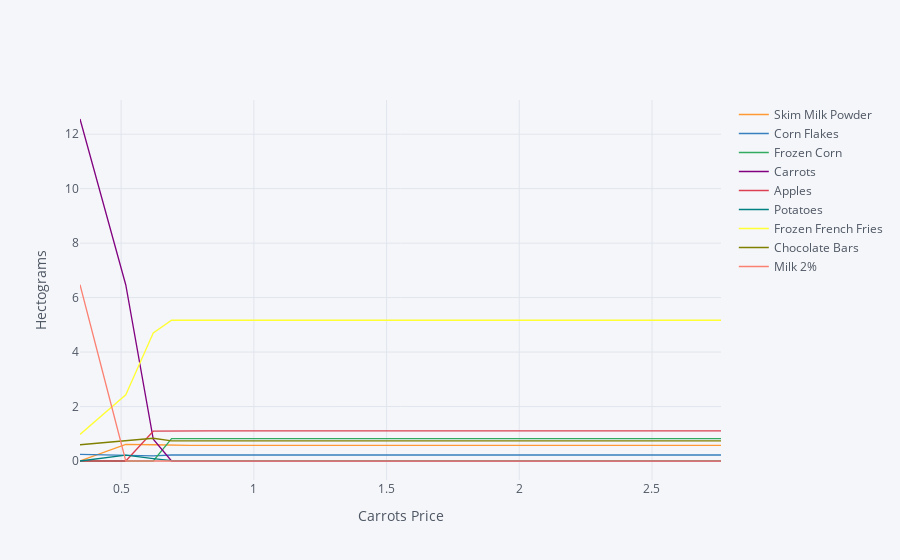

Here is the notebook cell this chart was saved with:
### Markdown cell above
The code below creates a graph which changes prices just for *one* food,
  and traces out the effects of this change on all the foods consumed.

### Code cell
import cufflinks as cf
cf.go_offline()

ReferenceGood = 'Carrots'

scale = [0.5,0.75,0.9,1.,1.1,1.2,1.3,1.4,1.5,2,4]

cost0 = solve_subsistence_problem(FoodNutrients,Prices,diet_min[group],diet_max[group],tol=tol).fun

my_p = Prices.copy()

diet = {}
for s in scale:

    my_p[ReferenceGood] = Prices[ReferenceGood]*s
    result = solve_subsistence_problem(FoodNutrients,my_p,diet_min[group],diet_max[group],tol=tol)
    diet[my_p[ReferenceGood]] = result.diet

Diet_response = pd.DataFrame(diet).T
Diet_response.index.name = '%s Price' % ReferenceGood

Diet_response.reset_index(inplace=True)

# Get rid of units for index (cufflinks chokes)
Diet_response['%s Price' % ReferenceGood] = Diet_response['%s Price' % ReferenceGood].apply(lambda x: x.magnitude)

Diet_response = Diet_response.set_index('%s Price' % ReferenceGood)

# Just look at goods consumed in quantities greater than error tolerance
Diet_response.loc[:,(Diet_response>tol).sum()>0].iplot(xTitle='%s Price' % ReferenceGood,yTitle='Hectograms')

### Figure 1 — Plotly figure (JSON) as saved in the notebook; plotly's stock layout.template omitted (floating-point values rounded to 4 significant figures)
{"data": [{"line": {"color": "rgba(255, 153, 51, 1.0)", "dash": "solid", "shape": "linear", "width": 1.3}, "mode": "lines", "name": "Skim Milk Powder ", "text": "", "type": "scatter", "x": [0.345, 0.5175, 0.621, 0.69, 0.759, 0.828, 0.897, 0.966, 1.035, 1.38, 2.76], "y": [0, 0.6087, 0.5958, 0.5722, 0.5722, 0.5722, 0.5722, 0.5722, 0.5722, 0.5722, 0.5722]}, {"line": {"color": "rgba(55, 128, 191, 1.0)", "dash": "solid", "shape": "linear", "width": 1.3}, "mode": "lines", "name": "Corn Flakes", "text": "", "type": "scatter", "x": [0.345, 0.5175, 0.621, 0.69, 0.759, 0.828, 0.897, 0.966, 1.035, 1.38, 2.76], "y": [0.2397, 0.1981, 0.1917, 0.2198, 0.2198, 0.2198, 0.2198, 0.2198, 0.2198, 0.2198, 0.2198]}, {"line": {"color": "rgba(50, 171, 96, 1.0)", "dash": "solid", "shape": "linear", "width": 1.3}, "mode": "lines", "name": "Frozen Corn", "text": "", "type": "scatter", "x": [0.345, 0.5175, 0.621, 0.69, 0.759, 0.828, 0.897, 0.966, 1.035, 1.38, 2.76], "y": [0, 0, 0, 0.8249, 0.8249, 0.8249, 0.8249, 0.8249, 0.8249, 0.8249, 0.8249]}, {"line": {"color": "rgba(128, 0, 128, 1.0)", "dash": "solid", "shape": "linear", "width": 1.3}, "mode": "lines", "name": "Carrots", "text": "", "type": "scatter", "x": [0.345, 0.5175, 0.621, 0.69, 0.759, 0.828, 0.897, 0.966, 1.035, 1.38, 2.76], "y": [12.56, 6.463, 0.7994, 0, 0, 0, 0, 0, 0, 0, 0]}, {"line": {"color": "rgba(219, 64, 82, 1.0)", "dash": "solid", "shape": "linear", "width": 1.3}, "mode": "lines", "name": "Apples ", "text": "", "type": "scatter", "x": [0.345, 0.5175, 0.621, 0.69, 0.759, 0.828, 0.897, 0.966, 1.035, 1.38, 2.76], "y": [0, 0, 1.094, 1.106, 1.106, 1.106, 1.106, 1.106, 1.106, 1.106, 1.106]}, {"line": {"color": "rgba(0, 128, 128, 1.0)", "dash": "solid", "shape": "linear", "width": 1.3}, "mode": "lines", "name": "Potatoes", "text": "", "type": "scatter", "x": [0.345, 0.5175, 0.621, 0.69, 0.759, 0.828, 0.897, 0.966, 1.035, 1.38, 2.76], "y": [0, 0.2164, 0.08567, 0.01337, 0.01337, 0.01337, 0.01337, 0.01337, 0.01337, 0.01337, 0.01337]}, {"line": {"color": "rgba(255, 255, 51, 1.0)", "dash": "solid", "shape": "linear", "width": 1.3}, "mode": "lines", "name": "Frozen French Fries", "text": "", "type": "scatter", "x": [0.345, 0.5175, 0.621, 0.69, 0.759, 0.828, 0.897, 0.966, 1.035, 1.38, 2.76], "y": [0.9758, 2.432, 4.702, 5.167, 5.167, 5.167, 5.167, 5.167, 5.167, 5.167, 5.167]}, {"line": {"color": "rgba(128, 128, 0, 1.0)", "dash": "solid", "shape": "linear", "width": 1.3}, "mode": "lines", "name": "Chocolate Bars ", "text": "", "type": "scatter", "x": [0.345, 0.5175, 0.621, 0.69, 0.759, 0.828, 0.897, 0.966, 1.035, 1.38, 2.76], "y": [0.5961, 0.7619, 0.8345, 0.7421, 0.7421, 0.7421, 0.7421, 0.7421, 0.7421, 0.7421, 0.7421]}, {"line": {"color": "rgba(251, 128, 114, 1.0)", "dash": "solid", "shape": "linear", "width": 1.3}, "mode": "lines", "name": "Milk 2%", "text": "", "type": "scatter", "x": [0.345, 0.5175, 0.621, 0.69, 0.759, 0.828, 0.897, 0.966, 1.035, 1.38, 2.76], "y": [6.474, 0, 0, 0, 0, 0, 0, 0, 0, 0, 0]}], "layout": {"autosize": true, "legend": {"bgcolor": "#F5F6F9", "font": {"color": "#4D5663"}}, "paper_bgcolor": "#F5F6F9", "plot_bgcolor": "#F5F6F9", "title": {"font": {"color": "#4D5663"}}, "xaxis": {"autorange": true, "gridcolor": "#E1E5ED", "range": [0.345, 2.76], "showgrid": true, "tickfont": {"color": "#4D5663"}, "title": {"font": {"color": "#4D5663"}, "text": "Carrots Price"}, "type": "linear", "zerolinecolor": "#E1E5ED"}, "yaxis": {"autorange": true, "gridcolor": "#E1E5ED", "range": [-0.6977, 13.26], "showgrid": true, "tickfont": {"color": "#4D5663"}, "title": {"font": {"color": "#4D5663"}, "text": "Hectograms"}, "type": "linear", "zerolinecolor": "#E1E5ED"}}}
